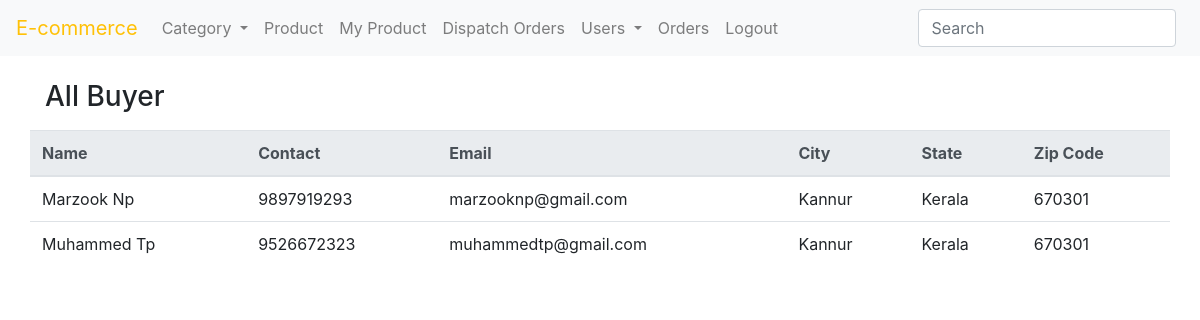
/toAllBuyers (signed in), run on the app's committed database.
### Buyer/models.py (models this page shows)
class Buyer_Tb(models.Model):
    FirstName = models.CharField(max_length=30)
    LastName = models.CharField(max_length=30)
    Gender = models.CharField(max_length=20)
    Address = models.CharField(max_length=300)
    ContactNumber = models.CharField(max_length=30)
    City = models.CharField(max_length=30)
    State = models.CharField(max_length=30)
    Zip = models.PositiveIntegerField()
    Email = models.EmailField()
    Password = models.CharField(max_length=30)

### Admin/views.py (the view)
# urls.py: path("toAllBuyers", ToAllBuyers, name="toAllBuyers"),
def ToAllBuyers(request):
    session = request.session["id"]
    if session:
        buyers = Buyer_Tb.objects.all()
        return render(request, "Admin/Buyer.html", {"buyer": buyers})
    else:
        return render(request, "Home/Login.html")

### Template/Admin/Buyer.html
{% extends 'Admin/Base.html' %}
{% block content %}
<h3 class="mt-4">All Buyer</h3>
	{% if buyer %}
	<div class="row mt-3">
	  <table class="table">
		<thead class="thead-light">
		  <tr>
			<th scope="col">Name</th>
			<th scope="col">Contact</th>
			<th scope="col">Email</th>
			<th scope="col">City</th>
			<th scope="col">State</th>
			<th scope="col">Zip Code</th>
		  </tr>
		</thead>
		<tbody>
			{% for b in buyer %}
		  <tr>
			<td>{{b.FirstName}} {{b.LastName}}</td>
			<td>{{b.ContactNumber}}</td>
			<td>{{b.Email}}</td>
			<td>{{b.City}}</td>
			<td>{{b.State}}</td>
			<td>{{b.Zip}}</td>
		  </tr>
		  {% endfor %}
		</tbody>
	</table>
</div>
	  {% else %}
	  No Buyer
	  {% endif %}
{% endblock %}

### Template/Admin/Base.html (shortened to what this page needs)
{% load static %}
<html>
    <head>
        <link rel="stylesheet" href="https://maxcdn.bootstrapcdn.com/bootstrap/4.5.2/css/bootstrap.min.css">
        <link href="static/css/admin.css" rel="stylesheet" type="text/css" />
      </head>
<body>
    <nav class="navbar navbar-expand-lg navbar-light bg-light">
        <a class="navbar-brand text-warning" href="{% url 'toHome' %}">E-commerce</a>
        <div class="collapse navbar-collapse" id="navbarSupportedContent">
            <ul class="navbar-nav mr-auto">
                <li class="nav-item dropdown">
                    <a class="nav-link dropdown-toggle" href="#" id="navbarDropdown" role="button"
                        data-toggle="dropdown" aria-haspopup="true" aria-expanded="false">
                        Category
                    </a>
                </li>
                    <li class="nav-item">
                        <a class="nav-link" href="{% url 'adminToProduct' %}">Product</a>
                      </li>
                      <li class="nav-item">
                        <a class="nav-link" href="{% url 'toMyProduct' %}">My Product</a>
                      </li>
                      <li class="nav-item">
                        <a class="nav-link" href="{% url 'toMyOrders' %}">Dispatch Orders</a>
                      </li>
                      <li class="nav-item dropdown">
                        <a class="nav-link dropdown-toggle" href="#" id="navbarDropdown" role="button"
                            data-toggle="dropdown" aria-haspopup="true" aria-expanded="false">
                            Users
                        </a>
                    </li>
                    <li class="nav-item">
                        <a class="nav-link" href="{% url 'toAdminOrders' %}">Orders</a>
                      </li>
                    <li class="nav-item">
                        <a class="nav-link" href="{% url 'sign_Out' %}">Logout</a>
                      </li>
            </ul>
                <input class="form-control mr-sm-2" type="search" placeholder="Search" id="txtsearch" style="width: 25%;" aria-label="Search">
        </div>
    </nav>
    <div class="container">
    {% block content %}
    {% endblock %}
</div>
</body>
</html>

### data on the page
Buyer_Tb: FirstName "Marzook", LastName "Np", ContactNumber "9897919293", Email "marzooknp@gmail.com", City "Kannur", State "Kerala", Zip "670301"
Buyer_Tb: FirstName "Muhammed", LastName "Tp", ContactNumber "9526672323", Email "muhammedtp@gmail.com", City "Kannur", State "Kerala", Zip "670301"
